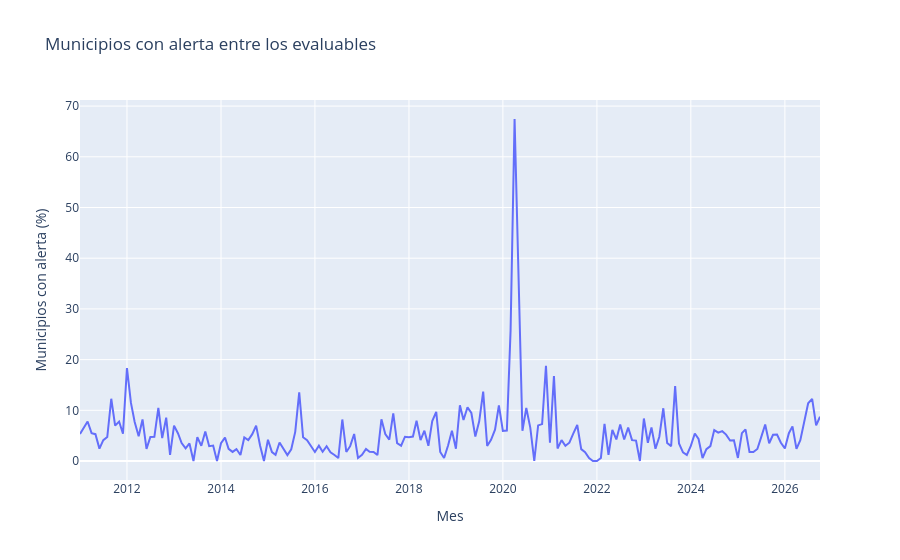
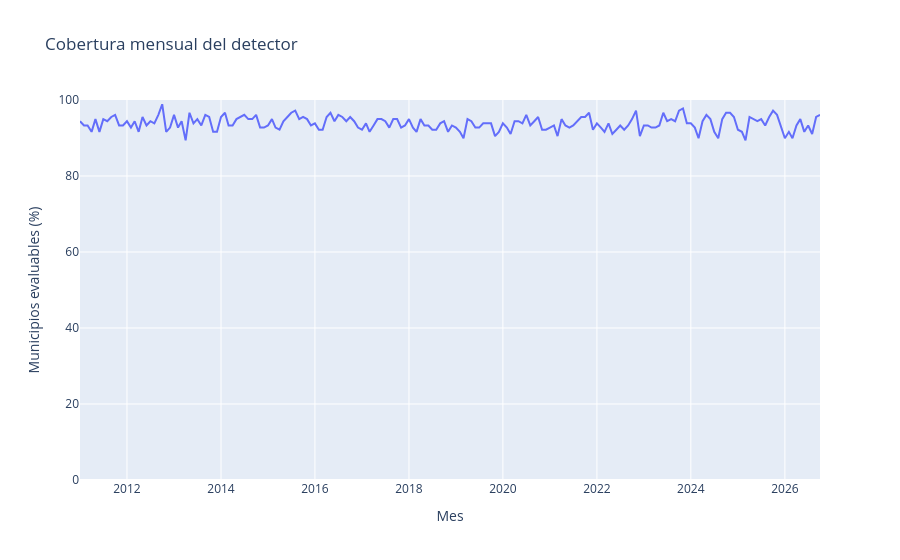

Notebook code for these charts, in order:
### Code cell
fig_alertas = px.line(
    resumen_mensual,
    x="fecha",
    y="pct_alertas_evaluables",
    title="Municipios con alerta entre los evaluables",
    labels={
        "fecha": "Mes",
        "pct_alertas_evaluables": "Municipios con alerta (%)",
    },
)
fig_alertas.show()

fig_cobertura = px.line(
    resumen_mensual,
    x="fecha",
    y="cobertura_pct",
    title="Cobertura mensual del detector",
    labels={
        "fecha": "Mes",
        "cobertura_pct": "Municipios evaluables (%)",
    },
)
fig_cobertura.update_yaxes(range=[0, 100])
fig_cobertura.show()

### Figure 1 — Plotly figure (JSON) as saved in the notebook; plotly's stock layout.template omitted (floating-point values rounded to 4 significant figures; data arrays with more than 128 entries replaced by an {"elided": "..."} marker saying what was removed)
{"data": [{"hovertemplate": "Mes=%{x}<br>Municipios con alerta (%)=%{y}<extra></extra>", "legendgroup": "", "line": {"color": "#636efa", "dash": "solid"}, "marker": {"symbol": "circle"}, "mode": "lines", "name": "", "orientation": "v", "showlegend": false, "type": "scatter", "x": {"elided": "190 str values"}, "xaxis": "x", "y": {"elided": "190 float values"}, "yaxis": "y"}], "layout": {"legend": {"tracegroupgap": 0}, "title": {"text": "Municipios con alerta entre los evaluables"}, "xaxis": {"anchor": "y", "domain": [0, 1], "title": {"text": "Mes"}}, "yaxis": {"anchor": "x", "domain": [0, 1], "title": {"text": "Municipios con alerta (%)"}}}}

### Figure 2 — Plotly figure (JSON) as saved in the notebook; plotly's stock layout.template omitted (floating-point values rounded to 4 significant figures; data arrays with more than 128 entries replaced by an {"elided": "..."} marker saying what was removed)
{"data": [{"hovertemplate": "Mes=%{x}<br>Municipios evaluables (%)=%{y}<extra></extra>", "legendgroup": "", "line": {"color": "#636efa", "dash": "solid"}, "marker": {"symbol": "circle"}, "mode": "lines", "name": "", "orientation": "v", "showlegend": false, "type": "scatter", "x": {"elided": "190 str values"}, "xaxis": "x", "y": {"elided": "190 float values"}, "yaxis": "y"}], "layout": {"legend": {"tracegroupgap": 0}, "title": {"text": "Cobertura mensual del detector"}, "xaxis": {"anchor": "y", "domain": [0, 1], "title": {"text": "Mes"}}, "yaxis": {"anchor": "x", "domain": [0, 1], "range": [0, 100], "title": {"text": "Municipios evaluables (%)"}}}}
